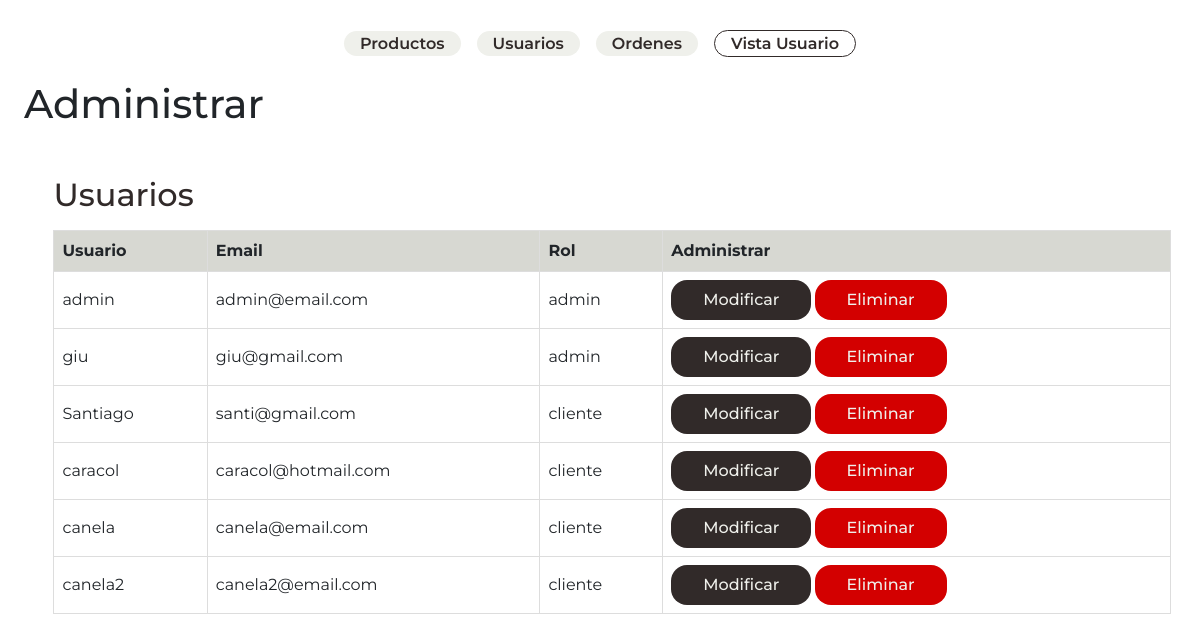
The page /admin.php?sec=usuarios on the database its author committed.
### tables this page shows
CREATE TABLE `usuarios` (
  `id` int(10) UNSIGNED NOT NULL,
  `username` varchar(50) NOT NULL,
  `email` varchar(30) NOT NULL,
  `password` varchar(255) NOT NULL,
  `fk_rol` int(10) UNSIGNED NOT NULL
);

CREATE TABLE `roles` (
  `id` int(10) UNSIGNED NOT NULL,
  `categoria_user` varchar(50) NOT NULL
);

### clases/conexion.php (called while the page is built, shortened)
<?php
class Conexion {
    private $servername = "localhost";
    private $username = "root";
    private $password = "";
    private $db = "maldito";
    protected $conn;
    public function __construct (){
        try {
            $this->conn = new PDO ("mysql: host=$this->servername;dbname=$this->db", $this->username, $this->password);
            $this->conn->setAttribute(PDO::ATTR_ERRMODE, PDO::ERRMODE_EXCEPTION);
        } catch (PDOException $e){
            echo "Conexión fallida: ". $e->getMessage();
        }
    }
    public function getConn (){
        return $this->conn;
    }
}
?>

### clases/Usuario.php (called while the page is built, shortened)
<?php
require_once 'conexion.php';
class Usuario
{
    private $conn;
    private $tabla = 'usuarios';
    public function __construct (){
        $bd = new Conexion();
        $this->conn =$bd->getConn();
    }
    public function readAll ()
    {
        $query = "SELECT * FROM $this->tabla";
        $stmt = $this->conn->prepare($query);
        $stmt->execute();
        return $stmt;
    }
    public function obtenerRol ($id_usuario, $fk_rol)
    {
        $query = "SELECT usuarios.fk_rol, roles.categoria_user FROM usuarios
        INNER JOIN roles ON usuarios.fk_rol = roles.id
        WHERE usuarios.id = :id_usuario";
        $stmt = $this->conn->prepare($query);
        $stmt->bindParam(":id_usuario", $id_usuario);
        if($stmt->execute()){
            return $stmt->fetch(PDO::FETCH_ASSOC);
        } else {
            return false;
        }
}
}
?>

### views/admin/usuarios.php (the view)
<section id="listadoUsuarios">
<h2>Usuarios</h2>
    <div>
        <div class="productos tabla-responsive">
            <table border="1">
            <thead>
                <tr>
                    <th>Usuario</th>
                    <th>Email</th>
                    <th>Rol</th>
                    <th>Administrar</th>
                </tr>
            </thead>
            <tbody>
                <?php
                require 'clases/Usuario.php';
                $usuario = new Usuario ();
                $filas = $usuario->readAll();
                while ($row = $filas->fetch(PDO::FETCH_ASSOC))
                {
                    extract ($row);
                    $rol = $usuario->obtenerRol($id, $fk_rol);
                    echo '<tr>';
                        echo '<td>' . $username . '</td>';
                        echo '<td>' . $email . '</td>';
                        echo '<td>' . $rol['categoria_user'] . '</td>';
                        echo '<td>';
                            echo'<div class="list-btn">';
                                echo '<a class="btn btn-slim " href="admin.php?sec=updateUsuarios&id='. $id.'">Modificar</a>';
                                echo '<a class="btn btn-slim warn"  href="admin.php?sec=deleteUsuarios&id='. $id.'">Eliminar</a>';
                            echo '</div>';
                        echo '</td>';
                }
                ?>
                </tbody>
            </table>
        </div>
    </div>
</section>

### styles/styles.css (style rules this page uses)
* { margin: 0; box-sizing: border-box; }
:root { --box-shadow: 3px 3px 3px 0px rgba(0, 0, 0, 0.289); --main-color: ##A96A59; --main-color-dark:rgb(49, 42, 41); --text-headings: #312a29; --text-headings-light: #EFF0EB; --text-color: #312a29; --text-color-darker: #312a29; --text-color-light:#EFF0EB; --bg-color: #EFF0EB; --bg-color-dark: #312a29; --bg-color-intermediate: #d7d8d2; --bg-nav-color: #EFF0EB; --box-shadow: 3px 3px 3px 0px rgba(0, 0, 0, 0.144); --danger: rgb(211, 0, 0); }
body { font-family: "Montserrat", sans-serif; }
a { text-decoration: none; color: var(--text-color); }
tr { border: 1px solid var(--bg-color-dark); padding-block: 1rem; }
.tabla-responsive { overflow-x: auto; -webkit-overflow-scrolling: touch; }
table { width: 100%; border-collapse: collapse; }
th, td { border: 1px solid #ddd; padding: 8px; text-align: left; }
th { background-color: var(--bg-color-intermediate); }
h2 { color:#312a29; }
section { margin-inline: auto; max-width: 95%; margin-block: 3rem; }
.btn { display: flex; background-color: var(--bg-color-dark); color: var(--text-color-light); width:max-content; border-radius: 1rem; padding-inline:2rem; border: none; display: flex; align-items: center; justify-content: center; font-weight: 500; z-index: 2; }
.productos { display: flex; flex-wrap: wrap; gap: 2rem; margin-top:1rem; justify-content: space-evenly; }
.list-btn { display: flex; flex-direction: row; gap: .2rem; flex-wrap: wrap; }
.btn-slim { padding-block:.5rem; }
.btn-slim.warn { background-color: var(--danger); }

### rows shown on the page
usuarios: username "admin", email "admin@email.com", fk_rol.categoria_user "admin"
usuarios: username "giu", email "giu@gmail.com", fk_rol.categoria_user "admin"
usuarios: username "Santiago", email "santi@gmail.com", fk_rol.categoria_user "cliente"
usuarios: username "caracol", email "caracol@hotmail.com", fk_rol.categoria_user "cliente"
usuarios: username "canela", email "canela@email.com", fk_rol.categoria_user "cliente"
usuarios: username "canela2", email "canela2@email.com", fk_rol.categoria_user "cliente"
